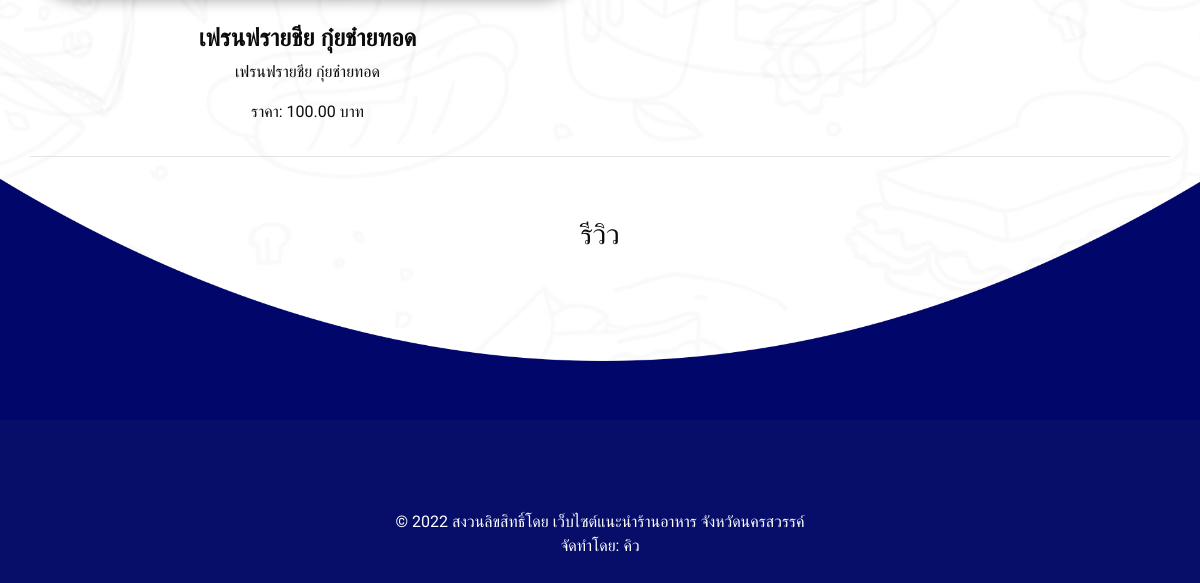
Before: /detail.php?id=10 (lower part) with the older database file.
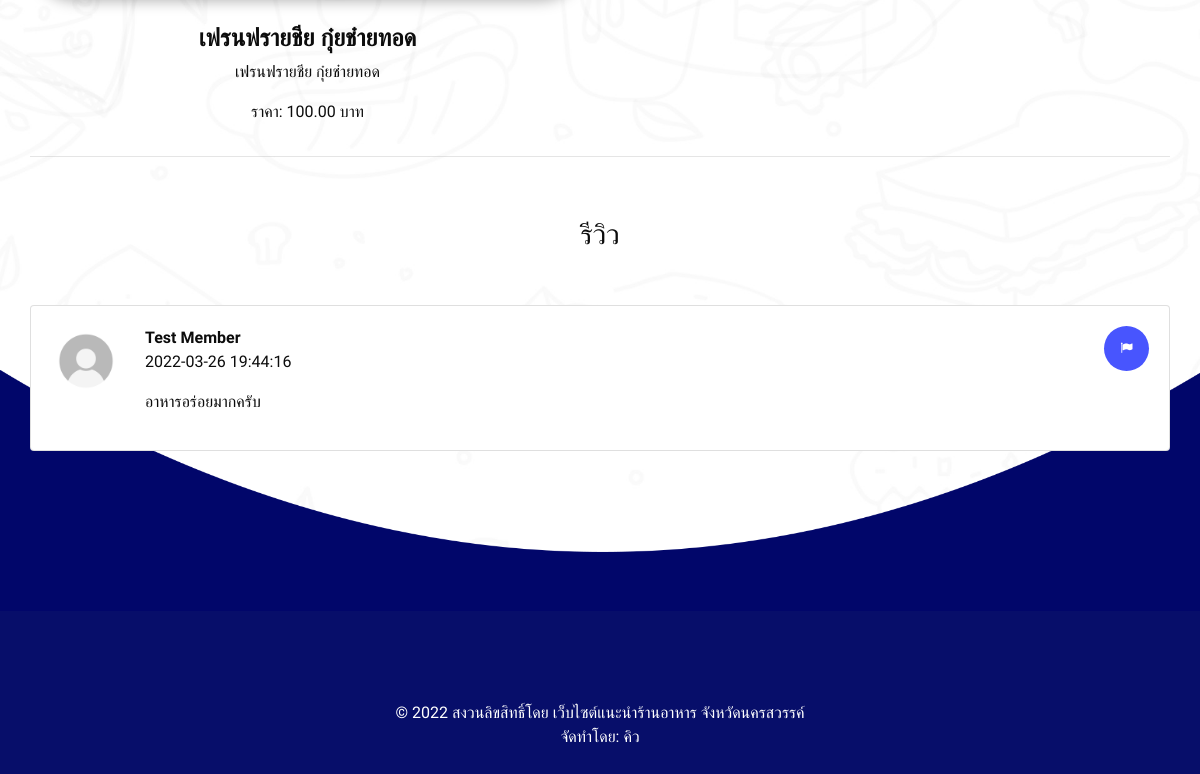
After: the same page with the newer database file.
### tables this page shows
CREATE TABLE `menus` (
  `mn_id` int(11) NOT NULL COMMENT 'รหัสเมนู',
  `mn_name` varchar(255) NOT NULL COMMENT 'ชื่อเมนู',
  `mn_description` text NOT NULL COMMENT 'คำอธิบาย',
  `mn_image` text NOT NULL COMMENT 'ภาพเมนู',
  `mn_price` decimal(10,2) NOT NULL COMMENT 'ราคา',
  `res_id` int(11) NOT NULL COMMENT 'รหัสร้านอาหาร'
);

CREATE TABLE `comments` (
  `cm_id` int(11) NOT NULL COMMENT 'รหัสคอมเม้น',
  `cm_text` text NOT NULL COMMENT 'ข้อความ',
  `cm_datetime` timestamp NOT NULL DEFAULT current_timestamp() COMMENT 'วันเวลาที่คอมเม้น',
  `cm_report` int(1) NOT NULL COMMENT '0=ไม่ถูกรายงาน,1=ถูกรายงาน',
  `cm_report_reason` varchar(255) DEFAULT NULL COMMENT 'สาเหตุถูกรายงาน',
  `res_id` int(11) NOT NULL COMMENT 'รหัสร้านอาหาร',
  `user_id` int(11) NOT NULL COMMENT 'รหัสผู้ใช้งาน'
);

CREATE TABLE `users` (
  `user_id` int(11) NOT NULL COMMENT 'รหัสผู้ใช้งาน',
  `user_username` varchar(255) NOT NULL COMMENT 'ชื่อผู้ใช้งาน',
  `user_firstname` varchar(255) NOT NULL COMMENT 'ชื่อจริง',
  `user_lastname` varchar(255) NOT NULL COMMENT 'นามสกุล',
  `user_email` varchar(255) NOT NULL COMMENT 'อีเมล',
  `user_password` varchar(255) NOT NULL COMMENT 'รหัสผ่าน',
  `user_role` int(1) NOT NULL COMMENT '0 = Admin ,1 = Member'
);

### detail.php (the view, shortened to what this page needs)
<?php
if (isset($_GET['id'])) {
    include("services/connect.php");
    $res_id = mysqli_real_escape_string($conn, $_GET['id']);
    $sql = "SELECT * FROM menus WHERE res_id='$res_id'";
    $menus_query = mysqli_query($conn, $sql);
    $sql = "SELECT * FROM comments,users WHERE comments.user_id=users.user_id AND res_id='$res_id' ORDER BY cm_id DESC";
    $comments_query = mysqli_query($conn, $sql);
} else {
    echo "<script>window.history.back()</script>";
}
?>
<!DOCTYPE html>
<html>
<head>
    <link rel="stylesheet" type="text/css" href="css/bootstrap.css" />
    <link href="css/font-awesome.min.css" rel="stylesheet" />
    <link rel="stylesheet" href="https://cdnjs.cloudflare.com/ajax/libs/jquery-nice-select/1.1.0/css/nice-select.min.css" />
    <link rel="stylesheet" href="https://cdnjs.cloudflare.com/ajax/libs/slick-carousel/1.9.0/slick.min.css" />
    <link rel="stylesheet" href="https://cdnjs.cloudflare.com/ajax/libs/slick-carousel/1.9.0/slick-theme.min.css.map" />
    <link href="css/style.css" rel="stylesheet" />
    <link href="css/responsive.css" rel="stylesheet" />
</head>
<body class="sub_page">
    <section class="news_section layout_padding">
        <div class="container">
            <div class="row">
                <div class="col-12 mx-auto">
                    <div class="box">
                        <div class="detail-box">
                            <div class="row">
                                <?php foreach ($menus_query as $menu) { ?>
                                    <div class="col-sm-6 col-md-6">
                                        <div class="box">
                                            <div class="detail-box">
                                                <h4>
                                                    <?= $menu['mn_name'] ?>
                                                </h4>
                                                <p><?= $menu['mn_description'] ?></p>
                                                <p>ราคา: <?= $menu['mn_price'] ?> บาท</p>
                                            </div>
                                        </div>
                                    </div>
                                <?php } ?>
                            </div>
                        </div>
                    </div>
                </div>
            </div>
            <hr>
            <div class="row">
                <div class="col-12 mx-auto">
                    <div class="box">
                        <div class="detail-box">
                            <h3>รีวิว</h3>
                        </div>
                    </div>
                </div>
            </div>
            <?php foreach ($comments_query as $comment) { ?>
                <div class="row">
                    <div class="col-12">
                        <div class="box">
                            <div class="detail-box">
                                <div class="card">
                                    <div class="card-body">
                                        <div class="row">
                                            <div class="col-md-1 col-sm-1 col-lg-1 text-left">
                                                <img src="images/avatar.jpg" width="70">
                                            </div>
                                            <div class="col-md-11 col-sm-11 col-lg-11 text-left">
                                                <strong>
                                                    <?= $comment['user_firstname'] . " " . $comment['user_lastname'] ?>
                                                    <a class="float-right text-center" href="javascript:void(0)" onclick="reportComment(<?= $comment['cm_id'] ?>)">
                                                        <i class="fa fa-flag"></i>
                                                    </a>
                                                </strong>
                                                <p><?= $comment['cm_datetime'] ?></p>
                                                <p><?= $comment['cm_text'] ?></p>
                                            </div>
                                        </div>
                                    </div>
                                </div>
                            </div>
                        </div>
                    </div>
                </div>
            <?php } ?>
        </div>
    </section>
    <div class="footer_container">
        <section class="info_section ">
        </section>
        <footer class="footer_section">
            <div class="container">
                <p>
                    &copy; <span id="displayYear"></span> สงวนลิขสิทธิ์โดย
                    <a href="home.php">เว็บไซต์แนะนำร้านอาหาร จังหวัดนครสวรรค์</a><br>
                    จัดทำโดย: <a target="_blank" href="https://www.facebook.com/kiwtynaha">คิว</a>
                </p>
            </div>
        </footer>
    </div>
</body>
</html>

Changed rows visible on the page:
added comments: user.user_firstname "Test", user.user_lastname "Member", cm_datetime "2022-03-26 19:44:16", cm_text "อาหารอร่อยมากครับ"
